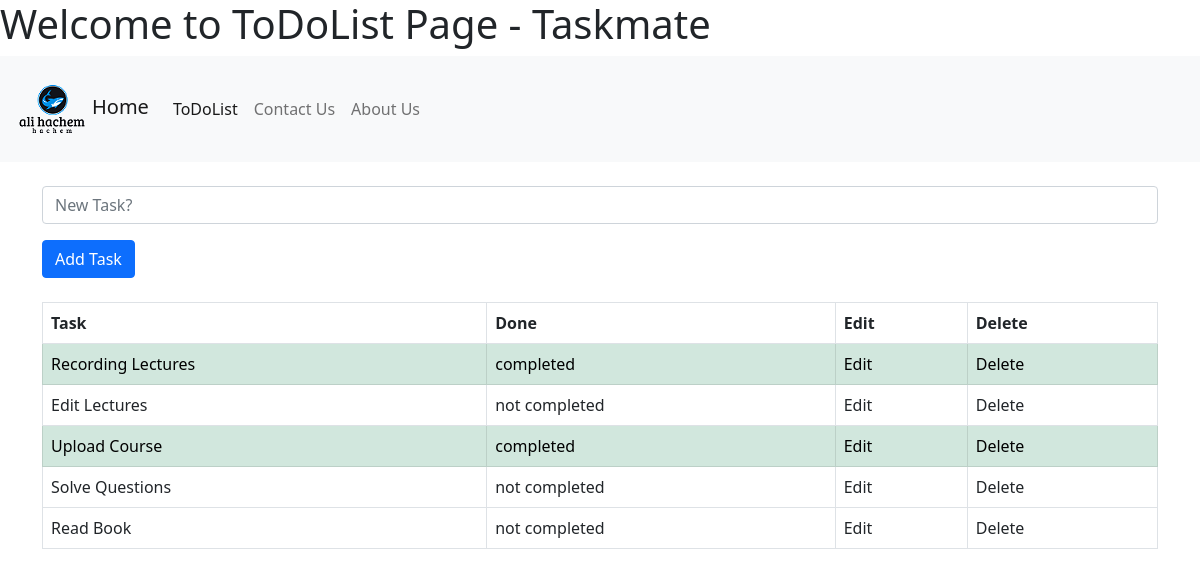
Before: /todolist/ with the older database file.
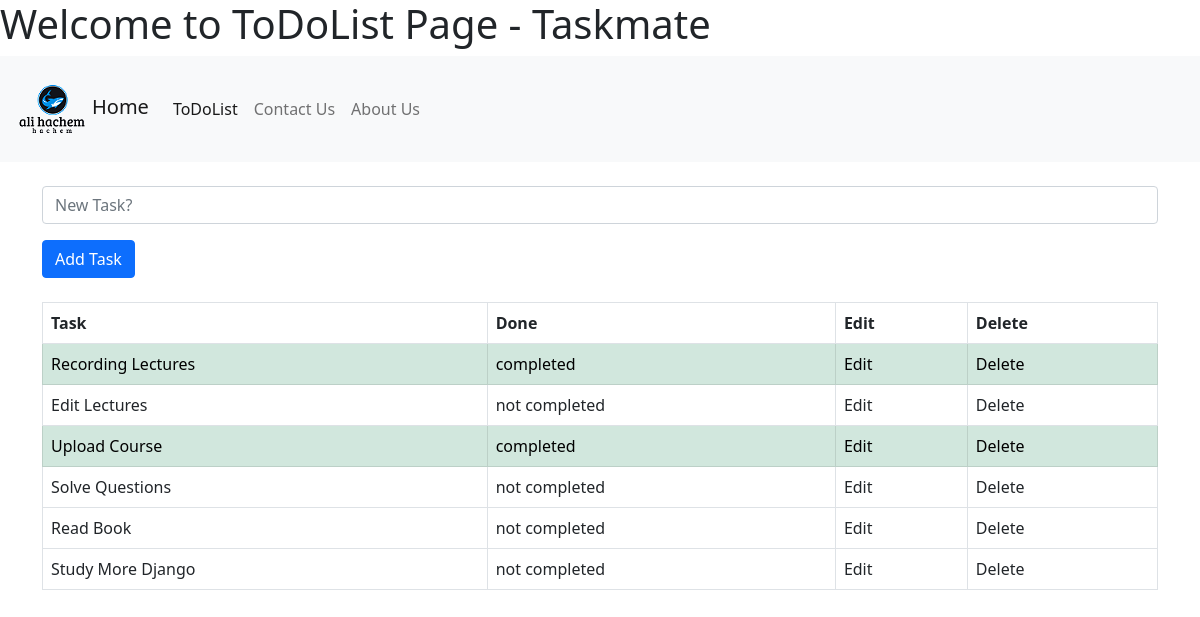
After: the same page with the newer database file.
### todolist_app/models.py (models this page shows, shortened)
class TaskList(models.Model):
    task = models.CharField(max_length=300)
    done = models.BooleanField(default=False)

### todolist_app/views.py (the view)
# urls.py: path('todolist/', include('todolist_app.urls')),
def todolist(request):
    if request.method == "POST":
        form = TaskForm(request.POST or None)
        if form.is_valid():
            form.save()
        return redirect('todolist')
    else:
        all_tasks = TaskList.objects.all
        return render(request, 'todolist.html', {'all_tasks': all_tasks})

### todolist_app/templates/todolist.html (shortened to what this page needs)
{% extends 'base.html' %} {% block title %}
<h1>Welcome to ToDoList Page - Taskmate</h1>
{% endblock title %} {% block content %}
<div class="container">
<form method="POST">
  <div class="mb-3">
    <input type="text" class="form-control" name ="task" placeholder = "New Task?">
  </div>
  <button type="submit" class="btn btn-primary">Add Task</button>
</form>
  <table class="table table-bordered">
    <thead>
      <tr>
        <th scope="col">Task</th>
        <th scope="col">Done</th>
        <th scope="col">Edit</th>
        <th scope="col">Delete</th>
      </tr>
    </thead>
    {% for obj in all_tasks %}
        {% if obj.done %}
           <tr  class = "table-success">
              <td>{{obj.task}}</td>
              <td>completed</td>
              <td>Edit</td>
              <td>Delete</td>
           </tr>
         {% else %}
            <tr>
                <td>{{obj.task}}</td>
                <td>not completed</td>
                <td>Edit</td>
                <td>Delete</td>
            </tr>
          {% endif %}
    {% endfor %}
  </table>
</div>
{% endblock content %}

Changed rows visible on the page:
added TaskList: task "Study More Django"
